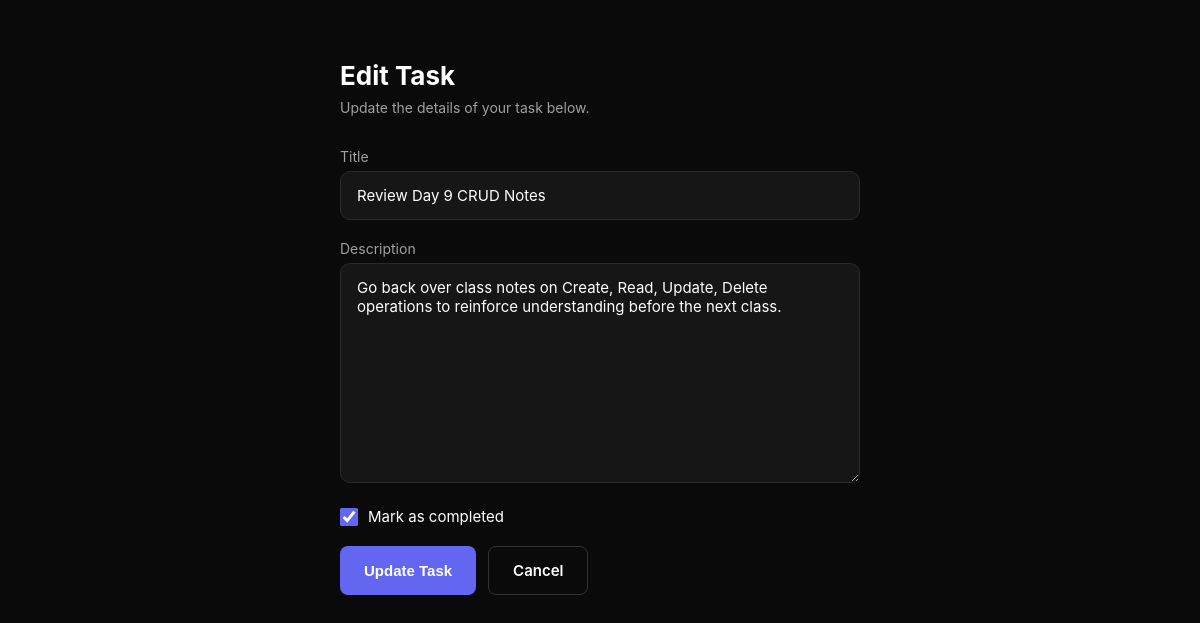
Page /update/25/ on the committed database.
### tasks/models.py (models this page shows, shortened)
class Task(models.Model):
    user = models.ForeignKey(User, on_delete=models.CASCADE, related_name='tasks', null=True, blank=True)
    title = models.CharField(max_length=200)
    description = models.TextField(blank=True, default='')
    done = models.BooleanField(default=False)
    created = models.DateTimeField(auto_now_add=True)

### tasks/views.py (the view)
# urls.py: path('update/<int:id>/', views.update_task, name='update_task'),
def update_task(request, id):
    task = get_object_or_404(Task, id=id)
    form = TaskForm(request.POST or None, instance=task)
    if form.is_valid():
        form.save()
        return redirect('home')
    return render(request, 'create_task.html', {'form': form})

### tasks/forms.py
class TaskForm(forms.ModelForm):
    class Meta:
        model = Task
        fields = ['title', 'description', 'done']

### tasks/templates/create_task.html (shortened to what this page needs)
<!DOCTYPE html>
<html lang="en">
<head>
</head>
<body>
    <div class="form-container">
        {% if form.instance.pk %}
            <h1>Edit Task</h1>
            <p class="subtitle">Update the details of your task below.</p>
        {% else %}
            <h1>Add a New Task</h1>
            <p class="subtitle">Fill in the details to create a new task.</p>
        {% endif %}
        <form method="post">
            <p>
                <label for="{{ form.title.id_for_label }}">Title</label>
                {{ form.title }}
            </p>
            <p>
                <label for="{{ form.description.id_for_label }}">Description</label>
                {{ form.description }}
            </p>
            <p class="checkbox-row">
                {{ form.done }}
                <label for="{{ form.done.id_for_label }}">Mark as completed</label>
            </p>
            <div class="form-actions">
                <button type="submit" class="btn-submit">
                    {% if form.instance.pk %}Update Task{% else %}Create Task{% endif %}
                </button>
                <a href="{% url 'home' %}" class="btn-cancel">Cancel</a>
            </div>
        </form>
    </div>
</body>
</html>

### tasks/templates/create_task.html (style rules this page uses)
* { margin: 0; padding: 0; box-sizing: border-box; }
body { background-color: #0a0a0a; color: #ffffff; font-family: -apple-system, BlinkMacSystemFont, "Segoe UI", Roboto, sans-serif; min-height: 100vh; display: flex; justify-content: center; align-items: flex-start; padding: 60px 20px; }
.form-container { width: 100%; max-width: 520px; }
.form-container h1 { font-size: 26px; font-weight: 700; margin-bottom: 8px; }
.form-container .subtitle { font-size: 14px; color: #a0a0a0; margin-bottom: 32px; }
form p { margin-bottom: 20px; text-align: left; }
form label { display: block; font-size: 14px; color: #a0a0a0; margin-bottom: 6px; }
form input[type="text"], form textarea { width: 100%; padding: 14px 16px; border-radius: 10px; border: 1px solid #2a2a2a; background-color: #161616; color: #ffffff; font-size: 15px; font-family: inherit; outline: none; }
form textarea { resize: vertical; min-height: 140px; }
.checkbox-row { display: flex; align-items: center; gap: 10px; }
.checkbox-row input[type="checkbox"] { width: 18px; height: 18px; accent-color: #6366f1; }
.checkbox-row label { margin-bottom: 0; color: #ffffff; font-size: 15px; }
.form-actions { display: flex; gap: 12px; margin-top: 8px; }
.btn-submit { background-color: #6366f1; color: #ffffff; border: none; padding: 14px 24px; border-radius: 8px; font-weight: 600; font-size: 15px; cursor: pointer; }
.btn-cancel { text-decoration: none; border: 1px solid #333333; color: #ffffff; padding: 14px 24px; border-radius: 8px; font-weight: 600; font-size: 15px; display: inline-flex; align-items: center; }

### rows in the picture
Task: title "Review Day 9 CRUD Notes", description "Go back over class notes on Create, Read, Update, Delete operations to reinforce understanding before the next class.", done "☑"
